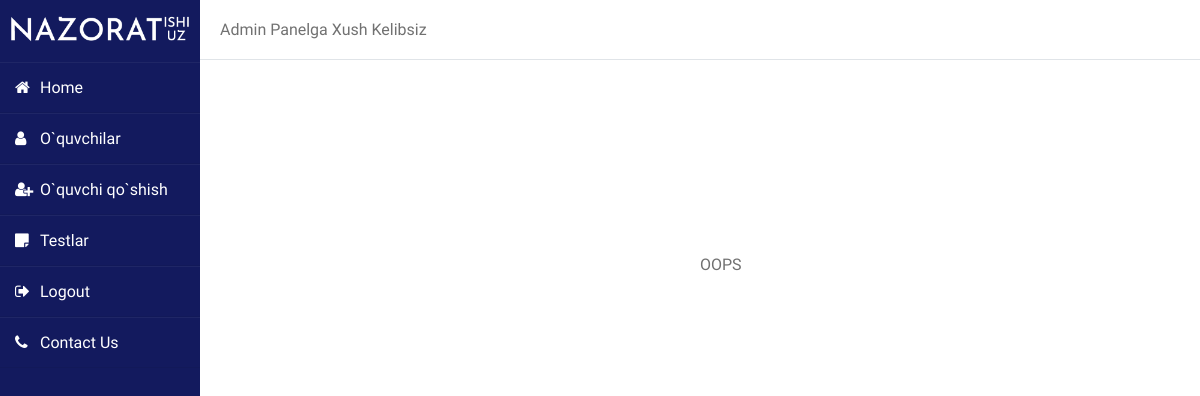
/1/18/testni-tanlash (signed in), run on an earlier commit of the app's database.
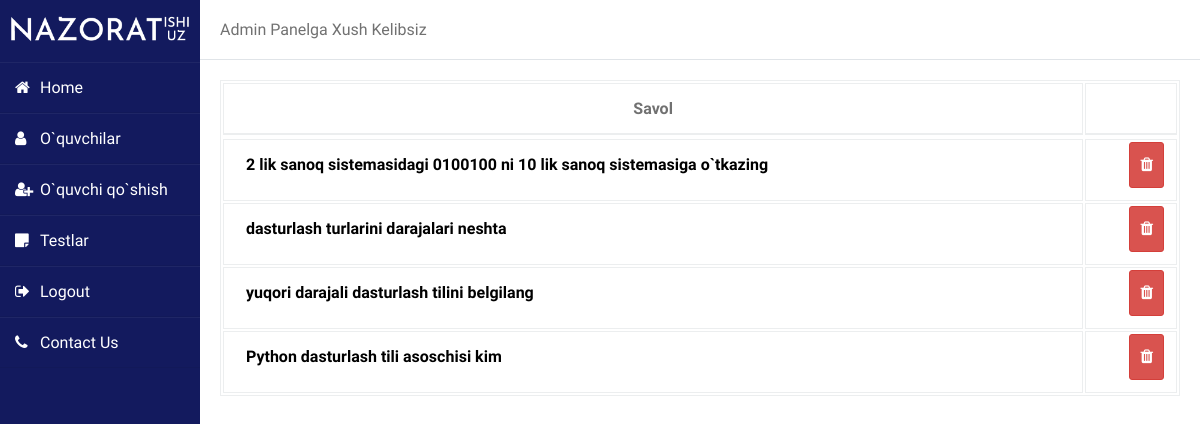
And on a later commit of the database.
### test_system/apps/my_tests/models.py (models this page shows)
class Test(models.Model):
    test = models.ForeignKey(Sinflarfanlar,on_delete=models.CASCADE)
    question = models.CharField(max_length=160,null = True)
    A = models.CharField(max_length=60,null=True)
    B = models.CharField(max_length=60,null=True)
    C = models.CharField(max_length=60,null=True)
    D = models.CharField(max_length=60,null=True)
    answer = models.CharField(max_length=60,null=True)
    number = models.CharField(max_length = 2,null = True)

### test_system/apps/my_tests/decorators.py (the view)
		def wrapper_func(request, *args, **kwargs):
			group = None
			if request.user.groups.exists():
				group = request.user.groups.all()[0].name
			if group in allowed_roles:
				if group == 'student':
				    return view_func(request, *args, **kwargs)
				if group == 'admin':
				    return view_func(request, *args, **kwargs)
				if group == 'admin2':
				    return view_func(request, *args, **kwargs)
			else:
			    return HttpResponse('siz bu sahifa uchun ro`yxatdan o`tmagansiz')

### test_system/apps/my_tests/views.py (called while the page is built)
@login_required(login_url='/accounts/login/')
@allowed_users(allowed_roles=['admin'])
def edit_test(request,user_id,test_id):
    test = Sinflarfanlar.objects.get(id = test_id)
    test = test.test_set.order_by("id")
    context = {
        "user_id":   user_id,
        "test_id":   test_id,
        "test":      test,
    }
    return render(request,'my_tests/edit-test.html',context)

### test_system/templates/my_tests/edit-test.html (shortened to what this page needs)
{% extends 'base.html' %}
{% load static %}
{% block content %}
        <link rel="stylesheet" href="{% static 'css/table.css' %}">
		<link rel="stylesheet" href="{% static 'css/media.css' %}">
		<link rel="stylesheet" href="{% static 'css/btn.css' %}">
<body>
<link rel="stylesheet" type="text/css" href="{% static 'css/font-awesome.css' %}" />
<link rel="stylesheet" href="{% static 'css/sidebar.css' %}">
<div class="wrapper">
    <div class="sidebar">
        <img width='180px' src="{% static 'img/logooq.png' %}">
        <ul>
            <li><a href="{% url 'my_tests:admin' user_id %}"><i class="fa fa-home"></i>Home</a></li>
            <li><a href="{% url 'my_tests:search' user_id %}"><i class="fa fa-user"></i>O`quvchilar</a></li>
            <li><a href="{% url 'my_tests:register' user_id %}"><i class="fa fa-user-plus"></i>O`quvchi qo`shish</a></li>
            <li><a href="{% url 'my_tests:choice' user_id %}"><i class="fa fa-sticky-note"></i>Testlar</a></li>
            <li><a href="{% url 'my_tests:user_logout' user_id %}"><i class="fa fa-sign-out"></i>Logout</a></li>
            <li><a href="#"><i class="fa fa-phone"></i>Contact Us</a></li>
        </ul>
    </div>
    <div class="main_content">
        <div class="header">Admin Panelga Xush Kelibsiz</div>
        <div class="info">
    <div class="">
        {% if test %}
        <table class="table table-hover table-bordered">
            <tr>
            <thead>
                <th class="pl-3">Savol</th>
                <th></th>
            </thead>
            {% for i in test %}
            <tbody >
                    <th class="p-3"><a href="{% url 'my_tests:edit_test_temp' user_id i.id %}" style="color:black!important; float: left;" class="float-righttext-decoration-none text-secondary">{{i.question}}</th></a>
                    <th>
						<a href="{% url 'my_tests:delete_test' user_id test_id i.id %}"
						class="m-1 float-right btn btn-sm btn-danger"><i class="fa fa-trash"></i></a>
						</th>
            </tbody>
            {% endfor %}
        </tr>
		</table>
		{% else %}
        <div style="margin-top:20% ; margin-left: 50%;" class="text-center h1">OOPS</div>
        {% endif %}
    </div>
      </div>
    </div>
</div>
</body>
{% endblock %}

What changed in the data, as far as the page shows it:
added Test: question "2 lik sanoq sistemasidagi 0100100 ni 10 lik sanoq sistemasiga o`tkazing"
added Test: question "dasturlash turlarini darajalari neshta"
added Test: question "yuqori darajali dasturlash tilini belgilang"
added Test: question "Python dasturlash tili asoschisi kim"
Also different on the page:
text no longer shown: "OOPS"
text now shown: "Savol"
